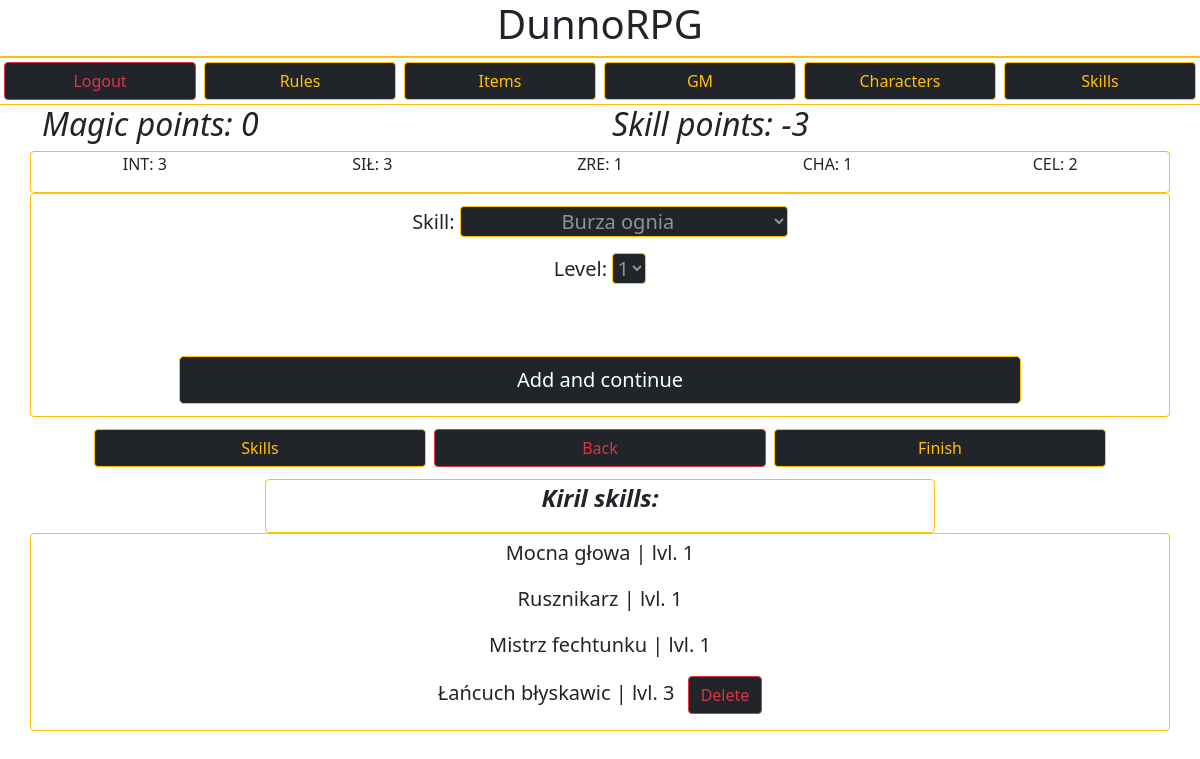
Screenshot of /dunnorpg/character_add_skills/50/ (signed in) with the database file from the repository.
### DunnoRPG/models.py (models this page shows, shortened)
class Character(models.Model):
    owner = models.CharField(max_length=100)
    name = models.CharField(max_length=50)
    race = models.CharField(max_length=30)
    size = models.CharField(max_length=2)
    HP = models.IntegerField()
    fullHP = models.IntegerField(null=True)
    Helmet = models.CharField(max_length=50, blank=True)
    Torso = models.CharField(max_length=50, blank=True)
    Gloves = models.CharField(max_length=50, blank=True)
    Boots = models.CharField(max_length=50, blank=True)
    LeftHand = models.CharField(max_length=50, blank=True)
    RightHand = models.CharField(max_length=50, blank=True)
    Side = models.CharField(max_length=50, blank=True)
    INT = models.IntegerField()
    SIŁ = models.IntegerField()
    ZRE = models.IntegerField()
    CHAR = models.IntegerField()
    CEL = models.IntegerField()
    points_left = models.IntegerField(null=True)
    weaponBonus = models.IntegerField(null=True)
    preferredWeapons = models.TextField(null=True)
    unlikedWeapons = models.TextField(null=True)

class Skills(models.Model):
    owner = models.CharField(max_length=50)
    character = models.CharField(max_length=50)
    skill = models.CharField(max_length=50)
    category = models.CharField(max_length=50, null=True)
    level = models.IntegerField(null=True)
    desc = models.TextField(blank=True)

### DunnoRPG/views.py (the view, shortened to what this page needs)
# urls.py: path('character_add_skills/<id>/', views.CharacterSkills.as_view(), name="character_add_skills"),
class CharacterSkills(APIView):
    serializer_class = SkillsSerializer
    template_name = 'character_add_skills.html'
    form_class = CharacterSkillsForm
    renderer_classes = [TemplateHTMLRenderer]
    def get(self,request,id):
        current_user = request.user
        chosen_character = models.Character.objects.filter(owner=current_user, id=id).values()[0]['name']
        character_skills_queryset = models.Skills.objects.all().filter(owner=current_user,character=chosen_character).values()
        skills_count = 0
        skills_count_magical = 0
        current_skills = []
        character_skills = []
        for data in character_skills_queryset:
            character_skills.append({'id': data['id'], 'skill': data['skill'], 'level': data['level'], 'category': data['category']})
        for skill in character_skills:
            cost = int(models.Skills_Decs.objects.filter(name=skill['skill']).values()[0]['cost'])
            current_skills.append(skill['skill'])
            if skill['category'].lower() == 'magical':
                skills_count_magical += skill['level']*cost
            else:
                if skill['category'][1:] != 'free':
                    skills_count += skill['level']*cost
        character_stats = models.Character.objects.filter(owner=current_user, id=id).values()[0]
        skills_points = character_stats['points_left']
        magical_skills_points = character_stats['INT'] - skills_count_magical
        context = {
            'user': current_user,
            'character': chosen_character,
            'character_id': id,
            'character_stats': character_stats,
            'skills': character_skills,
            'skills_count': skills_points,
            'skills_count_magical': magical_skills_points,
            'form': CharacterSkillsForm()
        }
        return Response(context)

### DunnoRPG/forms.py
class CharacterSkillsForm(forms.ModelForm):
    skills_choices = list(Skills_Decs.objects.all().values('name'))
    for x in range(len(skills_choices)):
        skills_choices[x] = (skills_choices[x]['name'], skills_choices[x]['name'])
    skills_choices = sorted(skills_choices)
    skill = forms.ChoiceField(choices=skills_choices, widget=forms.Select(attrs={
        'class': 'text-center border border-warning bg-dark text-white-50 rounded'
    }))
    lvls = [('1','1'),('2','2'),('3','3'), ('4','4')]
    level = forms.ChoiceField(choices=lvls,widget=forms.Select(attrs={
        'class': 'text-center border border-warning bg-dark text-white-50 rounded'
    }))
    owner = forms.CharField(max_length=50,label='',widget=forms.TextInput(attrs={
        'value': 'owner will be added automatically',
        'class': 'invisible'
    }))
    class Meta:
        model = Skills
        fields = [
            'skill',
            'level',
            'owner'
        ]

### DunnoRPG/templates/character_add_skills.html (shortened to what this page needs)
{% extends 'master.html' %}
 {% block content %}
 {% include 'top_bar.html' %}
<div class='container'>
    <div class='row'>
        <div class='col c-gold fst-italic txt-shadow'>
            {% if skills_count_magical >= 0 %}
                <h2>Magic points: {{ skills_count_magical }}</h2>
            {% else %}
                <h2>Magic points: 0</h2>
            {% endif %}
        </div>
        <div class='col c-gold fst-italic txt-shadow'>
        <h2>Skill points: {{ skills_count }}</h2>
        </div>
    </div>
</div>
<div class="container">
    <div class='row items txt-shadow bg-gray border border-warning c-gold rounded text-center'>
        <p class='col align-items-center'>INT: {{ character_stats.INT }}</p>
        <p class='col'>SIŁ: {{ character_stats.SIŁ }}</p>
        <p class='col'>ZRE: {{ character_stats.ZRE }}</p>
        <p class='col'>CHA: {{ character_stats.CHAR }}</p>
        <p class='col'>CEL: {{ character_stats.CEL }}</p>
    </div>
    <div class='row'>
        <div class="fs-5 p-2 col bg-gray border border-warning c-gold rounded text-center">
            <form method='POST' class='pt-1'>
            {{ form.as_p }}
            <input class="btn btn-dark border border-warning btn-lg w-75 m-1" type="submit" value="Add and continue"></input>
            </form>
        </div>
    </div>
 </div>
 <div class='container mt-2'>
    <div class='row text-center ms-5 me-5'>
        <a class='col m-1 btn btn-dark border btn-outline-warning border border-warning' target='_blank' href="{% url 'skills' %}">Skills</a>
        <a class='col m-1 btn btn-dark border btn-outline-danger border border-danger' href="/dunnorpg/character_edit/{{ character_id }}">Back</a>
        <a class='col m-1 btn btn-dark border btn-outline-warning border border-warning' href="{% url 'home' %}">Finish</a>
    </div>
</div>
<div class='container mt-2'>
    <div class='row text-center' style='margin-left: 20%; margin-right: 20%;'>
        <div class='col w-50 c-gold fw-bolder fst-italic fs-4 bg-gray text-center rounded border border-warning'>
            <p>{{ character }} skills:</p>
        </div>
    </div>
</div>
<div class='container'>
    <div class='row'>
        <div class='col rounded fs-5 c-gold bg-gray text-center border border-warning'>
                {% for skill in skills %}
                <p class='mt-1'>{{ skill.skill }} | lvl. {{ skill.level }}
                {% if skill.category != '1free' %}
                <a href='delete/{{ skill.id }}' class='ms-2 btn btn-dark btn-outline-danger'>Delete</a>
                {% endif %}
                </p>
                {% endfor %}
        </div>
    </div class='row'>
 </div>
 {% endblock content %}

### rows the page displays
Character: INT "3", SIŁ "3", ZRE "1", CHAR "1", CEL "2", name "Kiril"
Skills: skill "Mocna głowa"
Skills: skill "Rusznikarz"
Skills: skill "Mistrz fechtunku"
Skills: skill "Łańcuch błyskawic"

### other values shown
{{ skills_count_magical }} "0"
{{ skills_count }} "-3"
{{ skill.level }} "1" "1" "1" "3"
